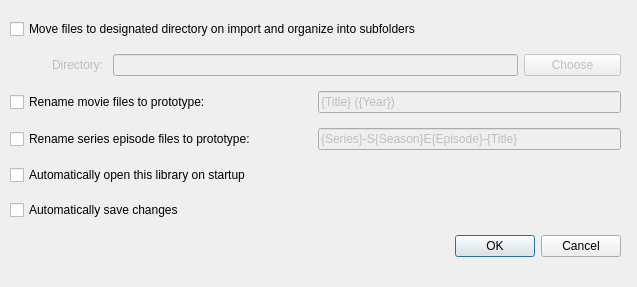
<?xml version="1.0" encoding="UTF-8"?>
<ui version="4.0">
 <class>Options</class>
 <widget class="QDialog" name="Options">
  <property name="geometry">
   <rect>
    <x>0</x>
    <y>0</y>
    <width>637</width>
    <height>287</height>
   </rect>
  </property>
  <property name="windowTitle">
   <string>Dialog</string>
  </property>
  <widget class="QWidget" name="">
   <property name="geometry">
    <rect>
     <x>10</x>
     <y>10</y>
     <width>611</width>
     <height>261</height>
    </rect>
   </property>
   <layout class="QGridLayout" name="gridLayout">
    <item row="5" column="0" colspan="3">
     <widget class="QCheckBox" name="checkBox">
      <property name="text">
       <string>Rename series episode files to prototype:</string>
      </property>
     </widget>
    </item>
    <item row="5" column="3" colspan="3">
     <widget class="QLineEdit" name="seriesFilenameEdit">
      <property name="enabled">
       <bool>false</bool>
      </property>
      <property name="text">
       <string>{Series}-S{Season}E{Episode}-{Title}</string>
      </property>
     </widget>
    </item>
    <item row="2" column="0" colspan="3">
     <widget class="QCheckBox" name="autoRename">
      <property name="text">
       <string>Rename movie files to prototype:</string>
      </property>
     </widget>
    </item>
    <item row="11" column="0" colspan="6">
     <widget class="QDialogButtonBox" name="buttonBox">
      <property name="orientation">
       <enum>Qt::Horizontal</enum>
      </property>
      <property name="standardButtons">
       <set>QDialogButtonBox::Cancel|QDialogButtonBox::Ok</set>
      </property>
     </widget>
    </item>
    <item row="1" column="5">
     <widget class="QPushButton" name="chooseButton">
      <property name="enabled">
       <bool>false</bool>
      </property>
      <property name="text">
       <string>Choose</string>
      </property>
     </widget>
    </item>
    <item row="10" column="0" colspan="6">
     <widget class="QCheckBox" name="autoSave">
      <property name="text">
       <string>Automatically save changes</string>
      </property>
     </widget>
    </item>
    <item row="1" column="1" colspan="4">
     <widget class="QLineEdit" name="folderEdit">
      <property name="enabled">
       <bool>false</bool>
      </property>
     </widget>
    </item>
    <item row="9" column="0" colspan="6">
     <widget class="QCheckBox" name="autoOpen">
      <property name="text">
       <string>Automatically open this library on startup</string>
      </property>
     </widget>
    </item>
    <item row="2" column="3" colspan="3">
     <widget class="QLineEdit" name="movieFilenameEdit">
      <property name="enabled">
       <bool>false</bool>
      </property>
      <property name="text">
       <string>{Title} ({Year})</string>
      </property>
     </widget>
    </item>
    <item row="0" column="0" colspan="6">
     <widget class="QCheckBox" name="autoMove">
      <property name="text">
       <string>Move files to designated directory on import and organize into subfolders</string>
      </property>
     </widget>
    </item>
    <item row="1" column="0" alignment="Qt::AlignRight">
     <widget class="QLabel" name="folderLabel">
      <property name="enabled">
       <bool>false</bool>
      </property>
      <property name="text">
       <string>Directory: </string>
      </property>
     </widget>
    </item>
   </layout>
  </widget>
  <zorder>buttonBox</zorder>
  <zorder>buttonBox</zorder>
  <zorder>TVLabel</zorder>
 </widget>
 <resources/>
 <connections>
  <connection>
   <sender>buttonBox</sender>
   <signal>accepted()</signal>
   <receiver>Options</receiver>
   <slot>accept()</slot>
   <hints>
    <hint type="sourcelabel">
     <x>296</x>
     <y>243</y>
    </hint>
    <hint type="destinationlabel">
     <x>157</x>
     <y>211</y>
    </hint>
   </hints>
  </connection>
  <connection>
   <sender>buttonBox</sender>
   <signal>rejected()</signal>
   <receiver>Options</receiver>
   <slot>reject()</slot>
   <hints>
    <hint type="sourcelabel">
     <x>364</x>
     <y>243</y>
    </hint>
    <hint type="destinationlabel">
     <x>286</x>
     <y>211</y>
    </hint>
   </hints>
  </connection>
  <connection>
   <sender>autoMove</sender>
   <signal>toggled(bool)</signal>
   <receiver>folderEdit</receiver>
   <slot>setEnabled(bool)</slot>
   <hints>
    <hint type="sourcelabel">
     <x>115</x>
     <y>27</y>
    </hint>
    <hint type="destinationlabel">
     <x>211</x>
     <y>59</y>
    </hint>
   </hints>
  </connection>
  <connection>
   <sender>autoMove</sender>
   <signal>toggled(bool)</signal>
   <receiver>chooseButton</receiver>
   <slot>setEnabled(bool)</slot>
   <hints>
    <hint type="sourcelabel">
     <x>334</x>
     <y>30</y>
    </hint>
    <hint type="destinationlabel">
     <x>561</x>
     <y>66</y>
    </hint>
   </hints>
  </connection>
  <connection>
   <sender>autoRename</sender>
   <signal>toggled(bool)</signal>
   <receiver>movieFilenameEdit</receiver>
   <slot>setEnabled(bool)</slot>
   <hints>
    <hint type="sourcelabel">
     <x>225</x>
     <y>101</y>
    </hint>
    <hint type="destinationlabel">
     <x>354</x>
     <y>102</y>
    </hint>
   </hints>
  </connection>
  <connection>
   <sender>checkBox</sender>
   <signal>toggled(bool)</signal>
   <receiver>seriesFilenameEdit</receiver>
   <slot>setEnabled(bool)</slot>
   <hints>
    <hint type="sourcelabel">
     <x>244</x>
     <y>143</y>
    </hint>
    <hint type="destinationlabel">
     <x>366</x>
     <y>149</y>
    </hint>
   </hints>
  </connection>
 </connections>
</ui>
